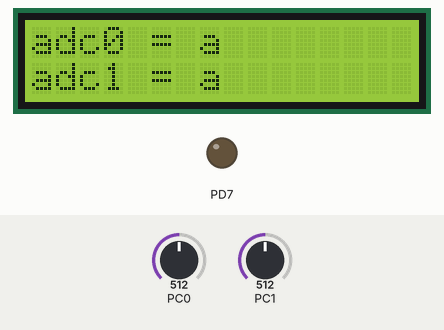
Simulated run of this program. Board: ATmega8, built with avr-gcc and emulated at 8 MHz. Parts: 16×2 character LCD, output pins drawn as LEDs (lit = HIGH). Wiring (inferred from the names in the program): character LCD (HD44780): RS PD4; R/W PD5; E PD6; data PD0, PD1, PD2, PD3. Inputs (shaded band) come from the test bench; at power-on: PC0 = 512, PC1 = 512. Pins used as bus, display or sensor lines are not drawn.

Above: at 0.4 s.

The program:

main.c
```c
#include <avr/io.h>
#include "adc/adc.h"
#include "toString/toString.h"
#include "lcd16x2_PD/lcd16x2_PD.h"

int main(void)
{
	// Create variables to hold adc0 and adc1
	uint16_t adc0 = 0 , adc1 = 0;

	// PC0 and PC1 are used as input
	DDRC &= ~(1 << 0 | 1 << 1);

	// Init for adc
	adcInit();

	// Init for lcd uses PD region
	lcdInit_PD();

	while (1)
	{
		// Read adc on pin PC0
		adc0 = adcRead(0);
		// Read adc on pin PC1
		adc1 = adcRead(1);

		// print "adc0 = " in x = 0 , y = 0
		lcdPrintWithCursor_PD(0, 0, "adc0 = ");
		// print value adc0 use IntegerToString, this parameter can only accept strings
		lcdPrint_PD(IntegerToString(adc0));
		lcdPrint_PD("   ");

		// print "adc1 = " in x = 0 , y = 1
		lcdPrintWithCursor_PD(0, 1, "adc1 = ");
		// print value adc1 use IntegerToString, this parameter can only accept strings
		lcdPrint_PD(IntegerToString(adc1));
		lcdPrint_PD("   ");
	}

}
```

adc.c
```c
#include "adc.h"

void adcInit()
{
	// (1 << ADEN) enable adc
	// (1 << ADPS2) | (1 << ADPS1) prescaler f_cpu/64
	ADCSRA |= (1 << ADEN) | (1 << ADPS2) | (1 << ADPS1);
}

int adcRead(unsigned char pin)
{
	// (1 << REFS0) Voltage Reference Selection use AVCC with external capacitor at AREF pin
	// (pin & 0x0F) Select pin adc
	// if you use pin 3
	// (3 & 0x0F)
	// (00000011 & 00001111)
	// (00000011)
	ADMUX = (1 << REFS0) | (pin & 0x0F);

	// start conversion adc
	ADCSRA |= (1 << ADSC);

	// Wait for the ADC conversion to complete
	// There is no exact time to determine how long the ADC conversion takes to complete
	// for that we use the ADIF bit in ADCSRA, if the conversion is not finished then the ADIF value = 0, if the conversion is finished then the ADIF value = 1

	// if the conversion has not been completed, ADIF=Bit4
	// (!(ADCSRA & (1 << ADIF)))
	// (!(11000110 & 00010000))
	// (!00000000)
	// (1) -> while keeps running

	// if the conversion is complete, ADIF=Bit4
	// (!(ADCSRA & (1 << ADIF)))
	// (!(11010110 & 00010000))
	// (!00000000)
	// (!16)
	// (0) -> while stops running
	while(!(ADCSRA & (1 << ADIF)));


	return ADC;
}
```

adc.h
```c
/*
 * adc.h
 *
 * Created: 08/02/2024 20:26:47
 *  Author: fisik
 */


#ifndef ADC_H_
#define ADC_H_

#include <avr/io.h>

void adcInit();
int adcRead(unsigned char pin);

#endif /* ADC_H_ */
```

lcd16x2_PD.c
```c
#include "lcd16x2_PD.h"

void wait_PD()
{
	_delay_ms(3);
}
void lcdCommand_PD(unsigned char cmnd)
{
	//MENGGESER NILAI DI BIT (7-4) MENJADI DI BIT (3-0) DAN BIT (7-4) NILAINYA (0 0 0 0)
	//CONTOH : cmnd=(0 0 1 0 1 0 0 0) BERUBAH MENJADI PORTA=(0 0 0 0 0 0 1 0)
	PORTD = (PORTD & 0xF0) | (cmnd >> 4);

	//HANYA RW=0
	PORTD &= ~(1<<LCD_RW);
	//HANYA RS=0
	PORTD &= ~(1<<LCD_RS);
	//HANYA EN=1
	PORTD |=  (1<<LCD_EN);
	wait_PD();
	//HANYA EN=0
	PORTD &= ~(1<<LCD_EN);

	wait_PD();

	//MENGUBAH NILAI DI BIT (7-4) MENJADI (0 0 0 0) DAN NILAI DI BIT (3-0) TETAP
	//CONTOH : cmnd=(0 0 1 0 1 0 0 0) BERUBAH MENJADI (0 0 0 0 1 0 0 0)
	PORTD = (PORTD & 0xF0) | (cmnd & 0X0F);

	//HANYA EN=1
	PORTD |= (1<<LCD_EN);
	wait_PD();
	//HANYA EN=0
	PORTD &= ~(1<<LCD_EN);
	wait_PD();
}
void lcdData_PD(unsigned char data)
{
	//MENGGESER NILAI DI BIT (7-4) MENJADI DI BIT (3-0) DAN BIT (7-4) NILAINYA (0 0 0 0)
	//CONTOH : data=(0 0 1 0 1 0 0 0) BERUBAH MENJADI PORTA=(0 0 0 0 0 0 1 0)
	PORTD = (PORTD & 0xF0) | (data >> 4);

	//HANYA RW=0
	PORTD &= ~(1<<LCD_RW);
	//HANYA RS=1
	PORTD |= (1<<LCD_RS);
	//HANYA EN=1
	PORTD |= (1<<LCD_EN);
	wait_PD();
	//HANYA EN=0
	PORTD &= ~(1<<LCD_EN);

	wait_PD();

	//MENGUBAH NILAI DI BIT (7-4) MENJADI (0 0 0 0) DAN NILAI DI BIT (3-0) TETAP
	//CONTOH : data=(0 0 1 0 1 0 0 0) BERUBAH MENJADI (0 0 0 0 1 0 0 0)
	PORTD = (PORTD & 0xF0) | (data & 0x0F);

	//HANYA EN=1
	PORTD |= (1<<LCD_EN);
	wait_PD();
	//HANYA EN=0
	PORTD &= ~(1<<LCD_EN);
	wait_PD();
}
void lcdInit_PD()
{
	DDRD =0xFF;
	//HANYA EN=0
	PORTD &= ~(1<<LCD_EN);
	_delay_us(5);

	lcdCommand_PD(0x33);
	_delay_us(5);

	lcdCommand_PD(0x32);
	_delay_us(5);

	//4-bit mode,2 line
	lcdCommand_PD(0x28);
	_delay_us(5);

	//display on,cursor off
	lcdCommand_PD(0x0c);
	_delay_us(5);

	 //clear screen lcd
	lcdCommand_PD(0x01);
	_delay_us(5);

	 //cursor geser ke kanan
	lcdCommand_PD(0x06);
	_delay_us(5);
}
void lcdClear_PD()
{
	//clear screen lcd
	lcdCommand_PD(0x01);
	wait_PD();
}
void lcdSetCursor_PD(unsigned char x,unsigned char y)
{
	unsigned char firstCharAdr[] = { 0x80 , 0xC0 , 0x94 , 0xD4 };

	lcdCommand_PD(firstCharAdr[y]+x);

	_delay_us(5);
}
void lcdPrint_PD(char *str)
{
	unsigned char i = 0;
	while(str[i] !=0)
	{
		lcdData_PD(str[i]);
		i++;
	}
}
void lcdPrintWithCursor_PD(unsigned char x,unsigned char y,char *str)
{
	lcdSetCursor_PD(x,y);
	lcdPrint_PD(str);
}
```

lcd16x2_PD.h
```c
#ifndef LCD16X2_PD_H_
#define LCD16X2_PD_H_

/*
- D4=PD0
- D5=PD1
- D6=PD2
- D7=PD3
- RS=PD4
- RW=PD5
- EN=PD6
*/
#include <avr/io.h>
#include <util/delay.h>


//PD4
#define LCD_RS 4
//PD5
#define LCD_RW 5
//PD6
#define LCD_EN 6

void wait_PD();
void lcdCommand_PD(unsigned char cmnd);
void lcdData_PD(unsigned char data);
void lcdInit_PD();
void lcdClear_PD();
void lcdSetCursor_PD(unsigned char x, unsigned char y);
void lcdPrint_PD(char *str);
void lcdPrintWithCursor_PD(unsigned char x,unsigned char y,char *str);

#endif /* LCD16X2_PD_H_ */
```

toString.c
```c
#include "toString.h"

char* IntegerToString(int value)
{
	char buff[255];
	char *string;

	sprintf(buff,"%d",value);
	string=buff;
	return string;
}
char* DoubleToString(double value,int range)
{
	char buff[255];
	char *string;

	dtostrf(value,0,range,buff);
	string=buff;
	return string;
}
```

toString.h
```c
#ifndef TOSTRING_H_
#define TOSTRING_H_

#include <stdio.h>
#include <stdlib.h>

char* IntegerToString(int value);
char* DoubleToString(double value,int range);

#endif /* TOSTRING_H_ */
```
